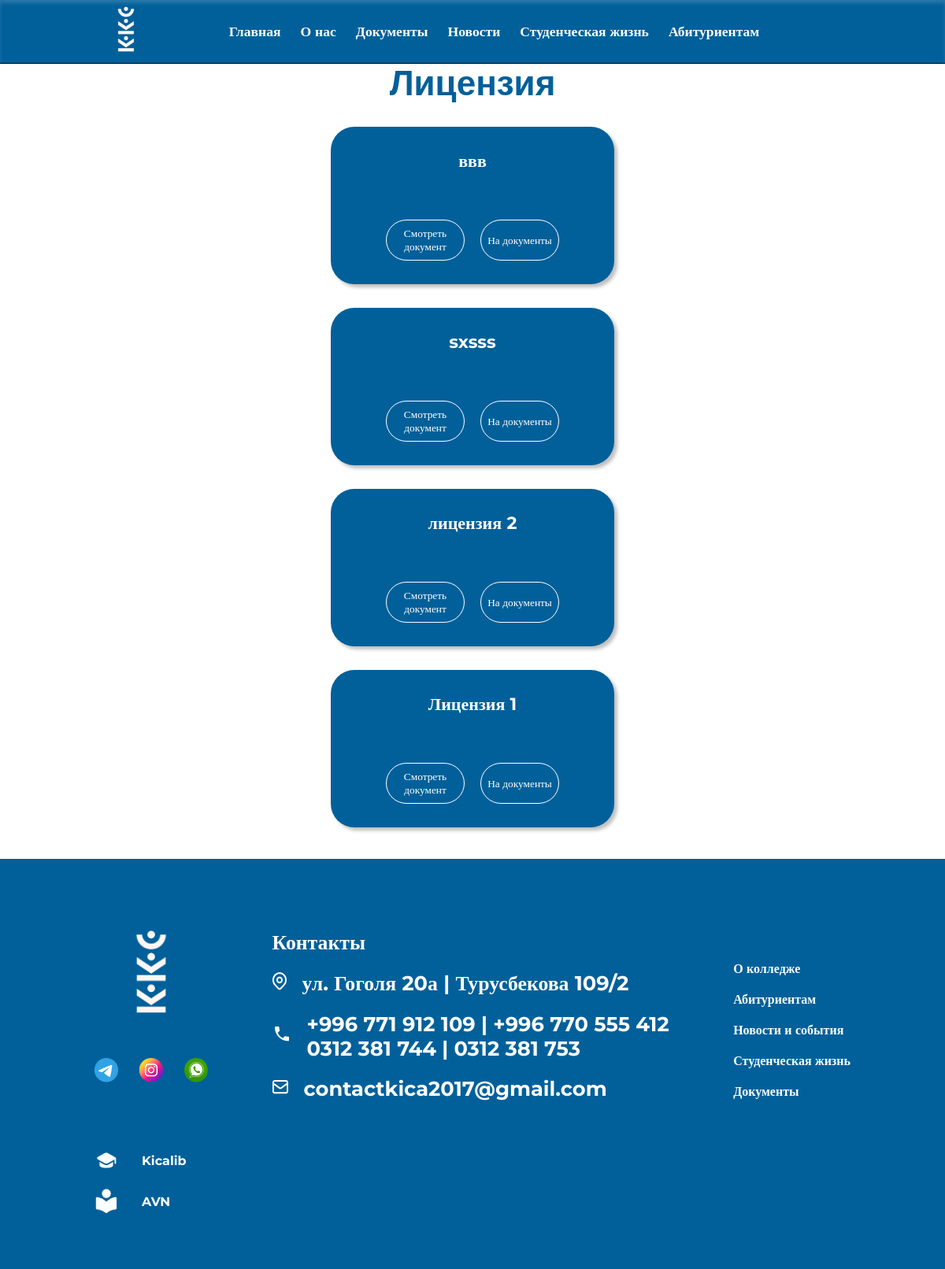
The page /documents_license/ on the database as committed earlier.
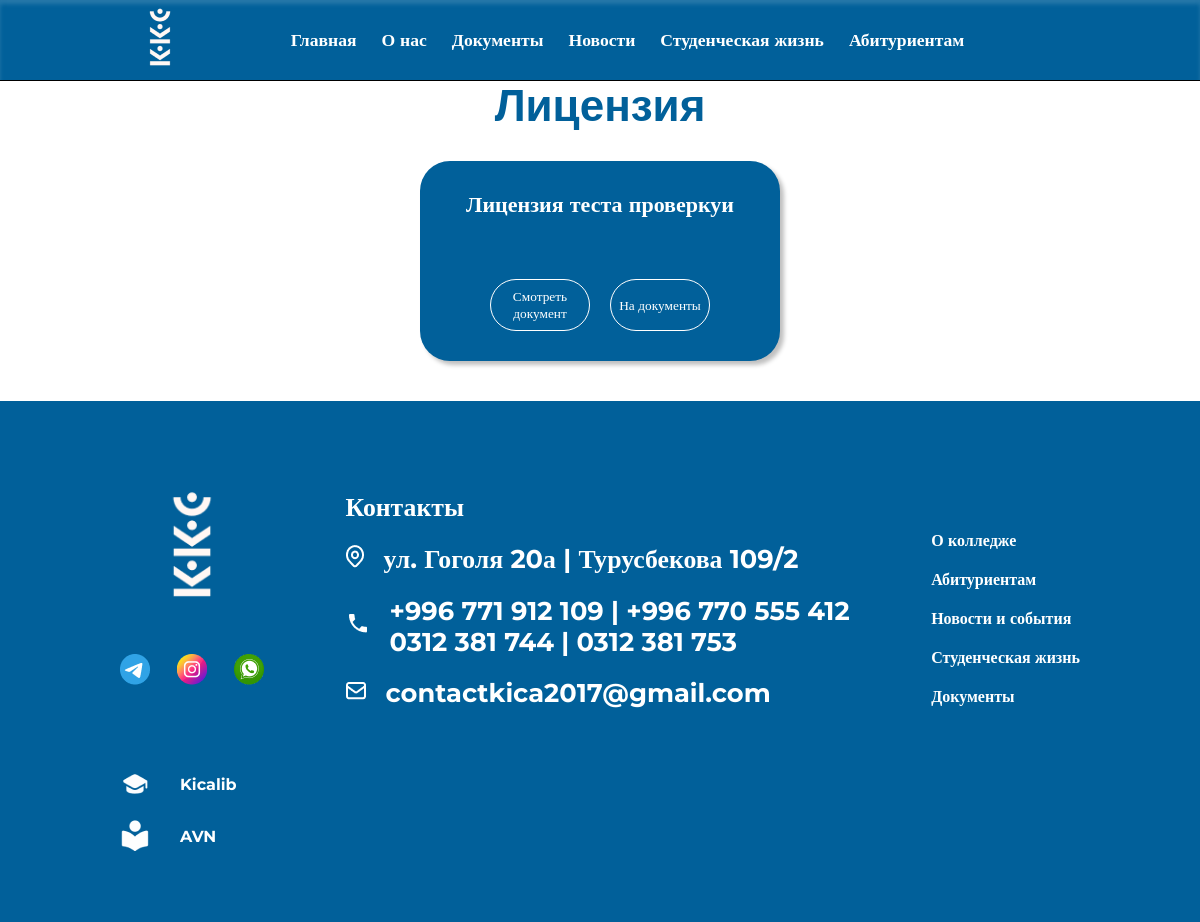
The same page on the database as committed later.
### documents/models.py (models this page shows, shortened)
class License(models.Model):
    name_doc = models.CharField(max_length=100, verbose_name='укажите название документа', null=True)
    url_doc = models.URLField(verbose_name='Укажите путь из DRIVE для лицензии', null=True)
    class Meta:
        verbose_name = "Лицензия"
        verbose_name_plural = 'Лицензии'

### main_page/models.py (models this page shows, shortened)
class Contact(models.Model):
    street = models.CharField(max_length=100, verbose_name='Укажите улицу')
    number_1 = models.CharField(max_length=100, verbose_name='Укажите номер телефона 1')
    number_2 = models.CharField(max_length=100, verbose_name='Укажите номер телефона 2', blank=True)
    number_3 = models.CharField(max_length=100, verbose_name='Укажите номер телефона 3', blank=True)
    number_4 = models.CharField(max_length=100, verbose_name='Укажите номер телефона 4', blank=True)
    email = models.EmailField(verbose_name='Укажите EMAIL', default='@gmail.com')
    class Meta:
        verbose_name = 'контакт'
        verbose_name_plural = 'контакты'

### documents/views.py (the view)
# urls.py: path('documents_license/', views.documents_license_view, name='documents_license'),
def documents_license_view(request):
    if request.method == 'GET':
        license_ = models.License.objects.filter().order_by('-id')
        context = {'license_': license_}
        return render(request, template_name='documents/license/license.html', context=context)

### main_page/context_processors.py (called while the page is built)
def contact_processor(request):
    contact = Contact.objects.all()
    return {'contact': contact}

### templates/documents/license/license.html
{% load static %}
{% include '../../header.html' %}
<link rel="stylesheet" href="{% static 'css/documents/component.css' %}">
<link rel="stylesheet" href="{% static 'css/documents/detailDoc.css' %}">
<br><br><br>
<h1 style="color: #01609A; text-align: center; font-family: Arial">Лицензия</h1>
{% for i in license_ %}
<div class="conteiner_doc_item">
    <div class="item">
        <h1 class="title_doc_item">{{ i.name_doc }}</h1>
        <div class="btns">
            <button class="view"><a href="{{ i.url_doc }}" style="color: white">Смотреть документ</a></button>
            <button class="view"><a href="{% url 'documents' %}" style="color: white">На документы</a></button>
        </div>
    </div>
</div>
{% endfor %}
{% include '../../footer.html' %}

### templates/footer.html (shortened to what this page needs)
{% load static %}
<footer>
    <div class="foot_cont">
        <div class="logo">
            <div class="log_cont">
                <img src="{% static 'image_kkc/logo_transparent_blue 2.png' %}" alt="">
            </div>
            <div class="soc_net">
                <a href="#">
                    <img src="{% static 'image_kkc/soc_net/3337190045231025 1.png' %}" alt="">
                </a>
                <a href="#">
                    <img src="{% static 'image_kkc/soc_net/image 15.png' %}" alt="">
                </a>
                <a href="#">
                    <img src="{% static 'image_kkc/soc_net/image 16.png' %}" alt="">
                </a>
            </div>
        </div>
        <div class="contacts">
            <h3 class="contact_title">Контакты</h3>
            {% if contact %}
                {% for item in contact %}
                    <div class="contact_item">
                        <span>
                            <img src="{% static 'image_kkc/icon/Icon_location.png' %}" alt="">
                        </span>
                        <a href="#">
                            <h3>{{ item.street }}</h3>
                        </a>
                    </div>
                    <div class="contact_item">
                        <span>
                            <img src="{% static 'image_kkc/icon/local_phone.png' %}" alt="">
                        </span>
                        <a href="#">
                            <h3>{{ item.number_1 }} | {{ item.number_2 }}<br>
                                {{ item.number_3 }} | {{ item.number_4 }}</h3>
                        </a>
                    </div>
                    <div class="contact_item">
                        <span>
                            <img src="{% static 'image_kkc/icon/Icon.png' %}" alt="">
                        </span>
                        <a href="#">
                            <h3>{{ item.email }}</h3>
                        </a>
                    </div>
                {% endfor %}
            {% endif %}
        </div>
        <div class="nav_footer">
            <h6><a href="#" class="link_nav">О колледже</a></h6>
            <h6><a href="#" class="link_nav">Абитуриентам</a></h6>
            <h6><a href="#" class="link_nav">Новости и события</a></h6>
            <h6><a href="#" class="link_nav">Студенческая жизнь</a></h6>
            <h6><a href="#" class="link_nav">Документы</a></h6>
        </div>
        <div class="stud_tools">
            <div class="tool_1">
                <img src="{% static 'image_kkc/icon/kicalib.png' %}" alt="">
                <h6 class="footer_tool"><a class="tool_item" href="#">Kicalib</a></h6>
            </div>
            <div class="tool_1">
                <img src="{% static 'image_kkc/icon/avn.png' %}" alt="">
                <h6 class="footer_tool"><a class="tool_item" href="http://212.112.103.155:85/">AVN</a></h6>
            </div>
        </div>
    </div>
</footer>
</body>
</html>

Rows that differ between the two databases and show on the page:
removed License: name_doc "ввв"
removed License: name_doc "sxsss"
removed License: name_doc "лицензия 2"
removed License: name_doc "Лицензия 1"
added License: name_doc "Лицензия теста проверкуи"
